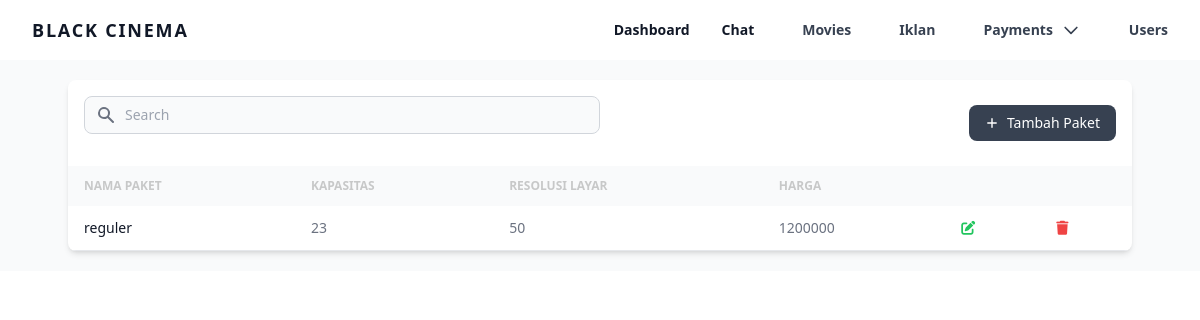
/app/admin/payment_plan (signed in), run on an earlier commit of the app's database.
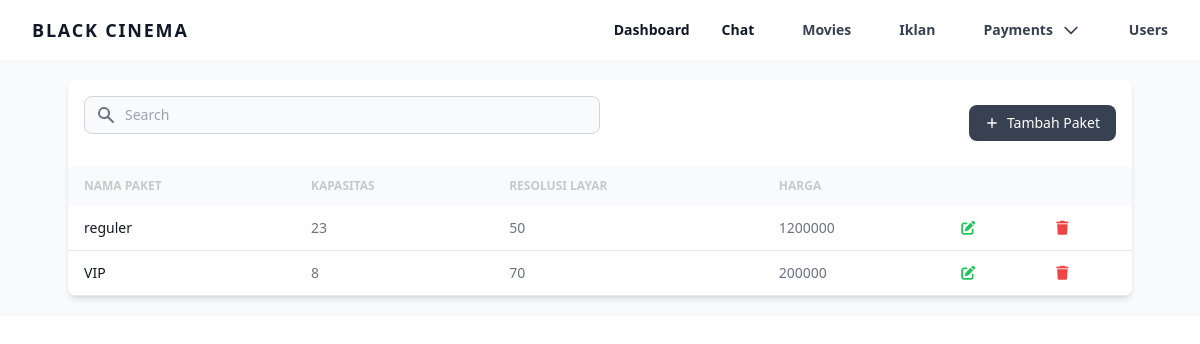
And on a later commit of the database.
### tables this page shows
CREATE TABLE `payment_plan` (
  `id` int NOT NULL,
  `packageName` varchar(255) DEFAULT NULL,
  `capacity` int DEFAULT NULL,
  `screenResolution` int DEFAULT NULL,
  `price` int DEFAULT NULL
);

### app/admin/pages/views/payment_plan.php (the view, shortened to what this page needs)
<?php
include "../../config/conn.php";
$query = mysqli_query($conn, "SELECT * FROM payment_plan");
?>
<section class="bg-gray-50 dark:bg-black p-3 sm:p-5">
    <div class="mx-auto max-w-screen-xl px-4 lg:px-12">
        <div class="bg-white dark:bg-white/10 relative shadow-md sm:rounded-lg overflow-hidden">
            <div class="flex flex-col md:flex-row items-center justify-between space-y-3 md:space-y-0 md:space-x-4 p-4">
                <div class="w-full md:w-1/2">
                    <form class="flex items-center">
                        <div class="relative w-full">
                            <div class="absolute inset-y-0 left-0 flex items-center pl-3 pointer-events-none">
                            </div>
                            <input type="text" id="simple-search" class="bg-gray-50 border border-gray-300 text-gray-900 text-sm rounded-lg focus:ring-gray-500 focus:border-gray-500 block w-full pl-10 p-2 dark:bg-black/20 dark:border-gray-600 dark:placeholder-gray-400 dark:text-white dark:focus:ring-gray-500 dark:focus:border-gray-500" placeholder="Search" required="">
                        </div>
                    </form>
                </div>
                <div class="w-full md:w-auto flex flex-col md:flex-row space-y-2 md:space-y-0 items-stretch md:items-center justify-end md:space-x-3 flex-shrink-0">
                    <button id="addBtn" type="button" class="flex items-center justify-center text-white bg-gray-700 hover:bg-gray-800 focus:ring-4 focus:ring-gray-300 font-medium rounded-lg text-sm px-4 py-2 dark:bg-gray-600 dark:hover:bg-gray-700 focus:outline-none dark:focus:ring-gray-800">
                        <svg class="h-3.5 w-3.5 mr-2" fill="currentColor" viewBox="0 0 20 20" xmlns="http://www.w3.org/2000/svg" aria-hidden="true">
                            <path clip-rule="evenodd" fill-rule="evenodd" d="M10 3a1 1 0 011 1v5h5a1 1 0 110 2h-5v5a1 1 0 11-2 0v-5H4a1 1 0 110-2h5V4a1 1 0 011-1z" />
                        </svg>
                        Tambah Paket
                    </button>
                </div>
            </div>
            <div class="overflow-x-auto">
                <table class="w-full text-sm text-left text-gray-500 dark:text-gray-400">
                    <thead class="text-xs text-black/20 uppercase bg-gray-50 dark:bg-black/20 dark:text-gray-400">
                        <tr>
                            <th scope="col" class="px-4 py-3">Nama Paket</th>
                            <th scope="col" class="px-4 py-3">Kapasitas</th>
                            <th scope="col" class="px-4 py-3">Resolusi Layar</th>
                            <th scope="col" class="px-4 py-3">Harga</th>
                            <th scope="col" colspan="2" class="px-4 py-3">
                            </th>
                        </tr>
                    </thead>
                    <tbody id="paymentList">
                        <?php
                        while ($row = mysqli_fetch_assoc($query)) {
                        ?>
                            <tr class="border-b dark:border-black/20">
                                <th scope="row" class="px-4 py-3 font-medium text-gray-900 whitespace-nowrap dark:text-white">
                                    <?= $row['packageName']; ?></th>
                                <td class="px-4 py-3"><span><?= $row['capacity']; ?></span></td>
                                <td class="px-4 py-3"><span><?= $row['screenResolution']; ?></span></td>
                                <td class="px-4 py-3"><span><?= $row['price']; ?></span></td>
                                <td class="px-4 py-3">
                                    <a href="edit_payment_plan?id=<?= $row['id']; ?>" class="text-green-600 hover:text-green-800">
                                        <i class="fa-solid fa-pen-to-square text-green-500"></i>
                                    </a>
                                </td>
                                <td class="px-4 py-3">
                                    <button class="text-red-600 hover:text-red-800" onclick="deletePaymentPlan(<?= $row['id']; ?>)"><i class="fa-solid fa-trash text-red-500"></i></button>
                                </td>
                            </tr>
                        <?php } ?>
                    </tbody>
                </table>
            </div>
        </div>
    </div>
</section>

What changed in the data, as far as the page shows it:
added payment_plan: packageName "VIP", capacity "8", screenResolution "70", price "200000"
